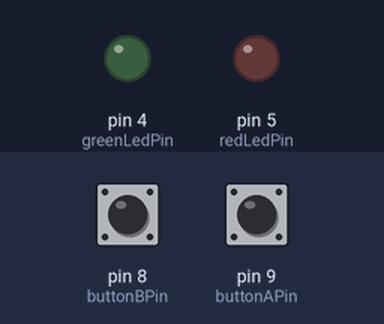
Bench run of a sketch on a simulated Arduino Uno, built with avr-gcc and run on an emulated ATmega328P. Shown: output pins drawn as LEDs (lit = HIGH). The inputs (shaded band) are chosen by the test bench; at power-on: pin 8 (buttonBPin) HIGH, pin 9 (buttonAPin) HIGH.

Above: at 1.2 s.
1.3 s: pin 8 (buttonBPin) pulled LOW for 0.15 s
At 1.37 s:
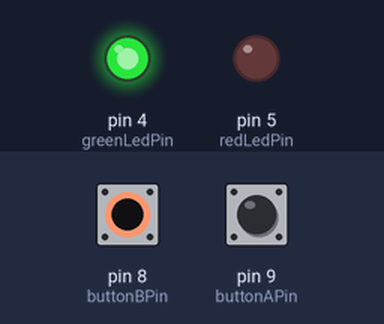
2.9 s: pin 9 (buttonAPin) pulled LOW for 0.15 s
At 2.97 s:
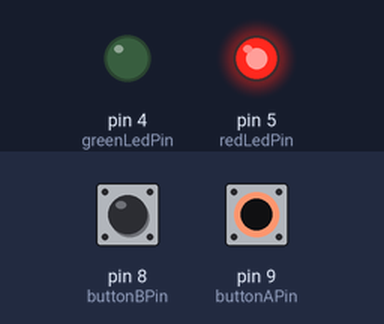
4.5 s: pin 9 (buttonAPin) pulled LOW for 3.2 s
At 8.2 s:
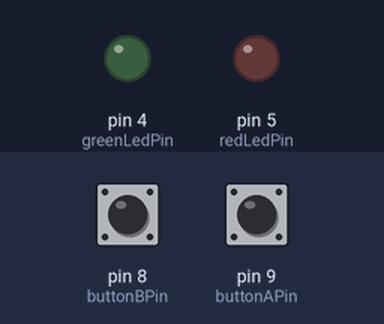
9.2 s: pin 8 (buttonBPin) pulled LOW for 3.2 s
At 10.6 s:
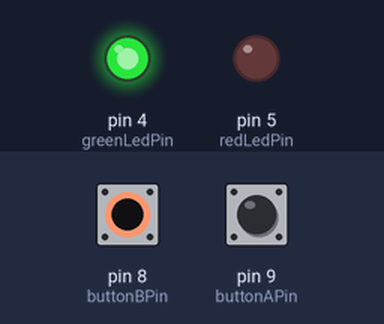
13.9 s: pin 8 (buttonBPin) driven LOW and pin 9 (buttonAPin) driven LOW
At 15.3 s:
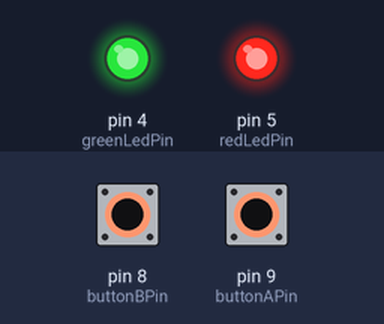
Timing chart, 0 to 16.4 s (numbered marks = the images above; inputs shaded):
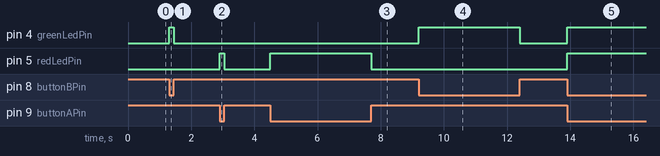

The sketch:

main.ino
```cpp
int redLedPin = 5;
int greenLedPin = 4;
int buttonAPin = 9;
int buttonBPin = 8;

byte leds = 0;

void setup()
{
  pinMode(redLedPin, OUTPUT);
  pinMode(greenLedPin, OUTPUT);
  pinMode(buttonAPin, INPUT_PULLUP);
  pinMode(buttonBPin, INPUT_PULLUP);
}

void loop()
{
  // red LED
  if (digitalRead(buttonAPin) == LOW) {
    digitalWrite(redLedPin, HIGH);
  }
  if (digitalRead(buttonAPin) == HIGH) {
    digitalWrite(redLedPin, LOW);
  }

  // green LED
  if (digitalRead(buttonBPin) == LOW) {
    digitalWrite(greenLedPin, HIGH);
  }
  if (digitalRead(buttonBPin) == HIGH) {
    digitalWrite(greenLedPin, LOW);
  }
}
```

Measured:
- after the input at 1.3 s, pin 4 (greenLedPin): LOW → HIGH at once, → LOW 0.15 s later
- after the input at 2.9 s, pin 5 (redLedPin): LOW → HIGH at once, → LOW 0.15 s later
- after the input at 4.5 s, pin 5 (redLedPin): LOW → HIGH at once, → LOW 3.2 s later
- after the input at 9.2 s, pin 4 (greenLedPin): LOW → HIGH at once, → LOW 3.2 s later
- after the input at 13.9 s, pin 4 (greenLedPin), pin 5 (redLedPin): LOW → HIGH at once
